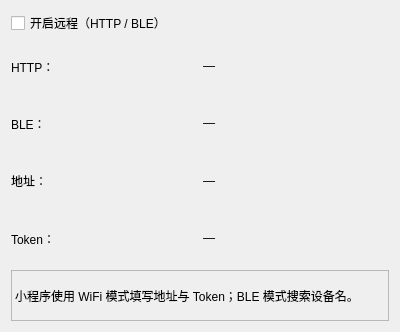
<?xml version="1.0" encoding="UTF-8"?>
<ui version="4.0">
 <class>RemoteServiceDialog</class>
 <widget class="QDialog" name="RemoteServiceDialog">
  <property name="geometry">
   <rect>
    <x>0</x>
    <y>0</y>
    <width>400</width>
    <height>332</height>
   </rect>
  </property>
  <property name="minimumSize">
   <size>
    <width>400</width>
    <height>0</height>
   </size>
  </property>
  <property name="windowTitle">
   <string>小程序 WiFi / BLE</string>
  </property>
  <layout class="QVBoxLayout" name="rootLayout">
   <item>
    <layout class="QHBoxLayout" name="enableRow">
     <item>
      <widget class="QCheckBox" name="enableCheck">
       <property name="text">
        <string>开启远程（HTTP / BLE）</string>
       </property>
      </widget>
     </item>
     <item>
      <spacer name="enableSpacer">
       <property name="orientation">
        <enum>Qt::Horizontal</enum>
       </property>
       <property name="sizeHint" stdset="0">
        <size>
         <width>40</width>
         <height>20</height>
        </size>
       </property>
      </spacer>
     </item>
    </layout>
   </item>
   <item>
    <layout class="QHBoxLayout" name="httpRow">
     <item>
      <widget class="QLabel" name="httpTitleLabel">
       <property name="text">
        <string>HTTP：</string>
       </property>
      </widget>
     </item>
     <item>
      <widget class="QLabel" name="httpValueLabel">
       <property name="text">
        <string>—</string>
       </property>
       <property name="wordWrap">
        <bool>true</bool>
       </property>
       <property name="textInteractionFlags">
        <set>Qt::TextSelectableByMouse</set>
       </property>
      </widget>
     </item>
    </layout>
   </item>
   <item>
    <layout class="QHBoxLayout" name="bleRow">
     <item>
      <widget class="QLabel" name="bleTitleLabel">
       <property name="text">
        <string>BLE：</string>
       </property>
      </widget>
     </item>
     <item>
      <widget class="QLabel" name="bleValueLabel">
       <property name="text">
        <string>—</string>
       </property>
       <property name="wordWrap">
        <bool>true</bool>
       </property>
       <property name="textInteractionFlags">
        <set>Qt::TextSelectableByMouse</set>
       </property>
      </widget>
     </item>
    </layout>
   </item>
   <item>
    <layout class="QHBoxLayout" name="endpointRow">
     <item>
      <widget class="QLabel" name="endpointTitleLabel">
       <property name="text">
        <string>地址：</string>
       </property>
      </widget>
     </item>
     <item>
      <widget class="QLabel" name="endpointValueLabel">
       <property name="text">
        <string>—</string>
       </property>
       <property name="wordWrap">
        <bool>true</bool>
       </property>
       <property name="textInteractionFlags">
        <set>Qt::TextSelectableByMouse</set>
       </property>
      </widget>
     </item>
    </layout>
   </item>
   <item>
    <layout class="QHBoxLayout" name="tokenRow">
     <item>
      <widget class="QLabel" name="tokenTitleLabel">
       <property name="text">
        <string>Token：</string>
       </property>
      </widget>
     </item>
     <item>
      <widget class="QLabel" name="tokenValueLabel">
       <property name="text">
        <string>—</string>
       </property>
       <property name="wordWrap">
        <bool>true</bool>
       </property>
       <property name="textInteractionFlags">
        <set>Qt::TextSelectableByMouse</set>
       </property>
      </widget>
     </item>
    </layout>
   </item>
   <item>
    <widget class="QLabel" name="hintLabel">
     <property name="frameShape">
      <enum>QFrame::StyledPanel</enum>
     </property>
     <property name="text">
      <string>小程序使用 WiFi 模式填写地址与 Token；BLE 模式搜索设备名。</string>
     </property>
     <property name="wordWrap">
      <bool>true</bool>
     </property>
    </widget>
   </item>
  </layout>
 </widget>
 <resources/>
 <connections/>
</ui>
